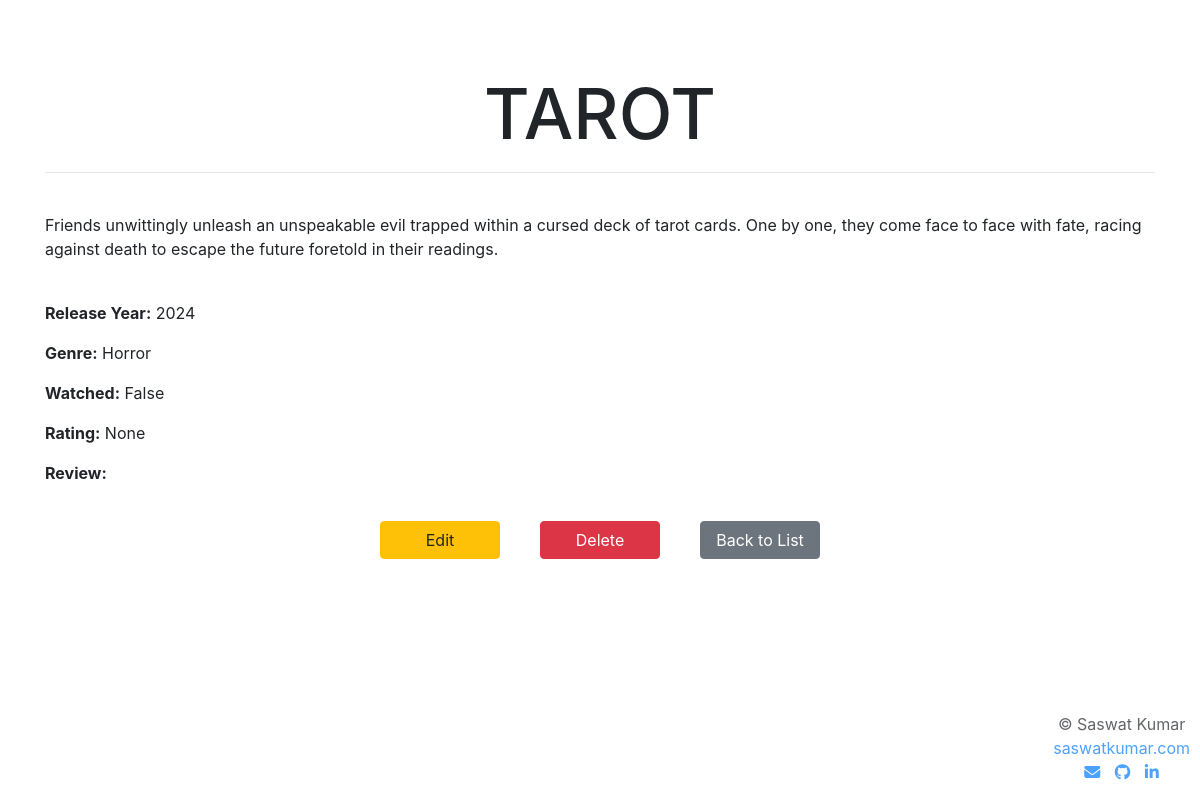
Page /9/ on the committed database.
### app/models.py (models this page shows, shortened)
class Movie(models.Model):
    title = models.CharField(max_length=200)
    description = models.TextField()
    release_year = models.PositiveIntegerField()
    genre = models.CharField(max_length=50, choices=GENRE_CHOICES)
    watched = models.BooleanField(default=False)
    rating = models.PositiveSmallIntegerField(null=True, blank=True)
    review = models.TextField(null=True, blank=True)

### app/views.py (the view)
# urls.py: path('<int:movie_id>/', views.movie_detail, name='movie_detail'),
def movie_detail(request, movie_id):
    movie = get_object_or_404(Movie, id=movie_id)
    return render(request, 'movie_detail.html', {'movie': movie})

### app/templates/movie_detail.html (shortened to what this page needs)
<!DOCTYPE html>
<html>
<head>
    <link rel="stylesheet" href="https://stackpath.bootstrapcdn.com/bootstrap/4.5.2/css/bootstrap.min.css">
    <link rel="stylesheet" href="https://cdnjs.cloudflare.com/ajax/libs/font-awesome/6.5.2/css/all.min.css" />
</head>
<body>
    <div class="container">
        <br><br><br>
        <h1 class="text-center">{{ movie.title }}</h1><hr><br>
        <p>{{ movie.description }}</p><br>
        <p><strong>Release Year:</strong> {{ movie.release_year }}</p>
        <p><strong>Genre:</strong> {{ movie.get_genre_display }}</p>
        <p><strong>Watched:</strong> {{ movie.watched }}</p>
        <p><strong>Rating:</strong> {{ movie.rating }}</p>
        <p><strong>Review:</strong> {{ movie.review }}</p>
        <div class="d-flex justify-content-center">
            <a href="{% url 'movie_update' movie.id %}" class="btn btn-warning">Edit</a>
            <a href="{% url 'movie_delete' movie.id %}" class="btn btn-danger">Delete</a>
            <a href="{% url 'movie_list' %}" class="btn btn-secondary">Back to List</a>
        </div>
    </div>
    <div class="copyright" style="width: max-content; text-align: center; position: fixed; bottom: 0px; right: 10px; opacity: 0.7;">
        <p>&copy; Saswat Kumar<br><a href="https://saswatkumar.com" target="_blank">saswatkumar.com</a><br>
            <a href="mailto:saswatkumar059@gmail.com"><i class="fa-solid fa-envelope"></i></a>
            <a href="https://github.com/Saswat-Kumar-Pradhan" style="margin: auto 10px;"><i class="fa-brands fa-github"></i></a>
            <a href="https://www.linkedin.com/in/saswat-kumar-pradhan-559b9b1b0/"><i class="fa-brands fa-linkedin-in"></i></a></p>
    </div>
</body>
</html>

### app/templates/movie_detail.html (style rules this page uses)
.d-flex a { margin: 20px; width: 120px; }
h1 { font-size: 70px; text-transform: uppercase; }

### rows in the picture
Movie: title "TAROT", description "Friends unwittingly unleash an unspeakable evil trapped within a cursed deck of tarot cards. One by one, they come face to face with fate, racing against death to escape the future foretold in their readings.", release_year "2024", genre "Horror", watched "False", rating "None"
